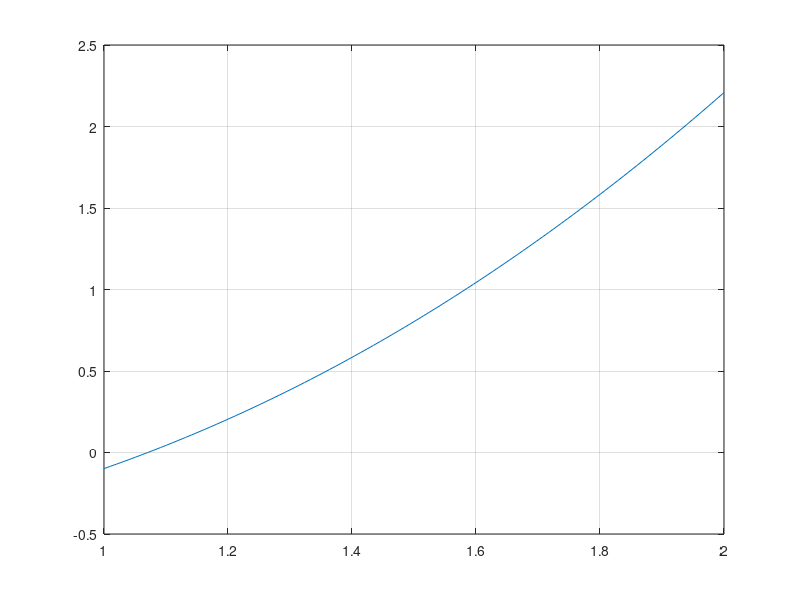
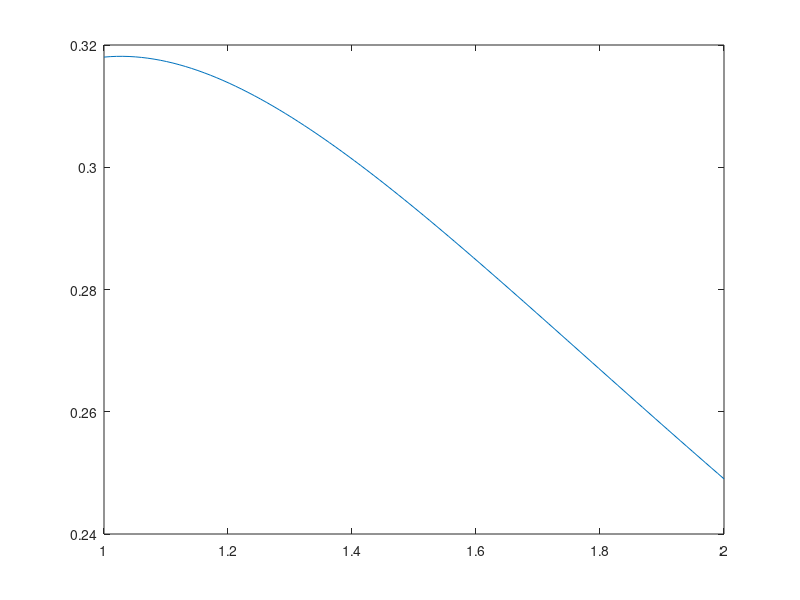

MATLAB code for these plots, in order:
f = @(x) x.^2 - log(x.^2 +2);

x= linspace(1,2);
plot(x,f(x))
grid;

g1 = @(x) x - sqrt(log(x.^2 +2));
gp1 = @(x) x./(log(x.^2 + 2).^(1/2).*(x.^2 + 2))

figure(2)
plot(x, gp1(x))
